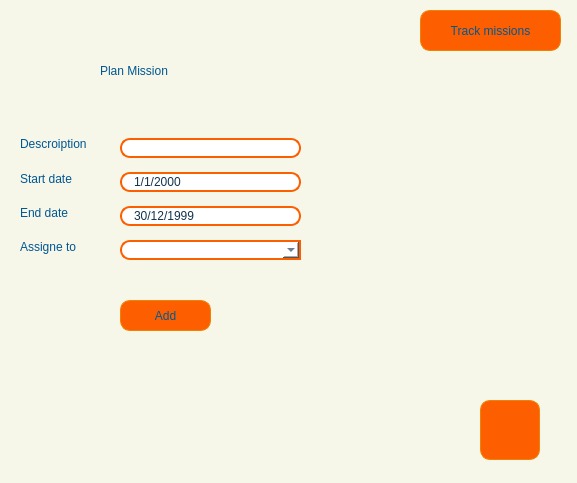
<?xml version="1.0" encoding="UTF-8"?>
<ui version="4.0">
 <class>MainWindow</class>
 <widget class="QMainWindow" name="MainWindow">
  <property name="geometry">
   <rect>
    <x>0</x>
    <y>0</y>
    <width>577</width>
    <height>483</height>
   </rect>
  </property>
  <property name="windowTitle">
   <string>MainWindow</string>
  </property>
  <property name="styleSheet">
   <string notr="true">background-color:rgb(246, 246, 233);</string>
  </property>
  <widget class="QWidget" name="centralwidget">
   <widget class="QPushButton" name="save">
    <property name="geometry">
     <rect>
      <x>120</x>
      <y>300</y>
      <width>91</width>
      <height>31</height>
     </rect>
    </property>
    <property name="styleSheet">
     <string notr="true">QPushButton { background-color: rgb(253, 95, 0);
                                       font: 900 11pt  Arial Black;
                                     color:rgb(0, 87, 146);
                                    border:  1px solid rgb(237, 131, 0);
                                    border-radius:10%;
                                    }
                                    QPushButton:hover {
                                        background-color:qlineargradient(spread:repeat, x1:0, y1:1, x2:1, y2:0, stop:0.28436 rgba(253, 95, 0, 255), stop:0.890995 rgba(255, 193, 35, 255));
                                        border:  1px solid gray;
                                        box-shadow: 5px 10px rgb(255, 175, 15);
                                   }
</string>
    </property>
    <property name="text">
     <string>Add</string>
    </property>
    <property name="icon">
     <iconset>
      <normaloff>../../.designer/backup/icons/icons8-add-30.png</normaloff>../../.designer/backup/icons/icons8-add-30.png</iconset>
    </property>
    <property name="iconSize">
     <size>
      <width>20</width>
      <height>20</height>
     </size>
    </property>
   </widget>
   <widget class="QWidget" name="verticalLayoutWidget_2">
    <property name="geometry">
     <rect>
      <x>120</x>
      <y>130</y>
      <width>181</width>
      <height>141</height>
     </rect>
    </property>
    <layout class="QVBoxLayout" name="verticalLayout_2">
     <item>
      <widget class="QLineEdit" name="lineEdit">
       <property name="styleSheet">
        <string notr="true">background-color: rgb(255, 255, 255);
border-radius:10%;
border: 2px solid  rgb(253, 95, 0);
padding-left:10px;
font: 700 9pt &quot;Segoe UI&quot;;
color: rgb(19, 51, 76);</string>
       </property>
      </widget>
     </item>
     <item>
      <widget class="QDateEdit" name="dateEdit">
       <property name="styleSheet">
        <string notr="true">    QDateEdit {
        background-color: rgb(255, 255, 255);
        border-radius: 10%;
        border: 2px solid rgb(253, 95, 0);
        padding-left: 10px;
        font: 700 9pt &quot;Segoe UI&quot;;
        color: rgb(19, 51, 76);
    }
QDateEdit::drop-down {
        width: 30px;
       /* background-color: #E0E0E0;
        border: 1px solid #CCCCCC;*/
        border-top-right-radius: 4px;
        border-bottom-right-radius: 4px;
        padding: 2px;
      
    }
</string>
       </property>
       <property name="wrapping">
        <bool>false</bool>
       </property>
       <property name="buttonSymbols">
        <enum>QAbstractSpinBox::NoButtons</enum>
       </property>
       <property name="accelerated">
        <bool>false</bool>
       </property>
       <property name="showGroupSeparator" stdset="0">
        <bool>false</bool>
       </property>
       <property name="maximumDateTime">
        <datetime>
         <hour>23</hour>
         <minute>59</minute>
         <second>59</second>
         <year>9999</year>
         <month>12</month>
         <day>8</day>
        </datetime>
       </property>
       <property name="maximumDate">
        <date>
         <year>9999</year>
         <month>12</month>
         <day>8</day>
        </date>
       </property>
       <property name="currentSection">
        <enum>QDateTimeEdit::DaySection</enum>
       </property>
       <property name="displayFormat">
        <string>d/M/yyyy</string>
       </property>
       <property name="calendarPopup">
        <bool>true</bool>
       </property>
      </widget>
     </item>
     <item>
      <widget class="QDateEdit" name="dateEdit_2">
       <property name="styleSheet">
        <string notr="true">    QDateEdit {
        background-color: rgb(255, 255, 255);
        border-radius: 10%;
        border: 2px solid rgb(253, 95, 0);
        padding-left: 10px;
        font: 700 9pt &quot;Segoe UI&quot;;
        color: rgb(19, 51, 76);
    }
QDateEdit::drop-down {
        width: 30px;
       /* background-color: #E0E0E0;
        border: 1px solid #CCCCCC;*/
        border-top-right-radius: 4px;
        border-bottom-right-radius: 4px;
        padding: 2px;
      
    }</string>
       </property>
       <property name="dateTime">
        <datetime>
         <hour>0</hour>
         <minute>0</minute>
         <second>0</second>
         <year>1999</year>
         <month>12</month>
         <day>30</day>
        </datetime>
       </property>
       <property name="displayFormat">
        <string>d/M/yyyy</string>
       </property>
       <property name="calendarPopup">
        <bool>true</bool>
       </property>
      </widget>
     </item>
     <item>
      <widget class="QComboBox" name="comboBox">
       <property name="styleSheet">
        <string notr="true">background-color: rgb(255, 255, 255);
border-top-left-radius:10%;
border-bottom-left-radius:10%;
border: 2px solid  rgb(253, 95, 0);
padding-right:10px;
font: 700 9pt &quot;Segoe UI&quot;;
color: rgb(19, 51, 76);
 padding-left: 10px;</string>
       </property>
       <property name="editable">
        <bool>false</bool>
       </property>
      </widget>
     </item>
    </layout>
   </widget>
   <widget class="QLabel" name="label_2">
    <property name="geometry">
     <rect>
      <x>100</x>
      <y>40</y>
      <width>251</width>
      <height>61</height>
     </rect>
    </property>
    <property name="styleSheet">
     <string notr="true">font: 900 35pt &quot;Tw Cen MT Condensed Extra Bold&quot;;
   color:rgb(0, 87, 146);</string>
    </property>
    <property name="text">
     <string>Plan Mission</string>
    </property>
    <property name="scaledContents">
     <bool>false</bool>
    </property>
    <property name="wordWrap">
     <bool>false</bool>
    </property>
   </widget>
   <widget class="QWidget" name="verticalLayoutWidget">
    <property name="geometry">
     <rect>
      <x>20</x>
      <y>130</y>
      <width>81</width>
      <height>131</height>
     </rect>
    </property>
    <layout class="QVBoxLayout" name="verticalLayout">
     <item>
      <widget class="QLabel" name="label">
       <property name="styleSheet">
        <string notr="true">   font: 700 8pt  Arial Black;
   color:rgb(0, 87, 146);</string>
       </property>
       <property name="text">
        <string>Descroiption</string>
       </property>
      </widget>
     </item>
     <item>
      <widget class="QLabel" name="label_3">
       <property name="styleSheet">
        <string notr="true">   font: 700 8pt  Arial Black;
  color:rgb(0, 87, 146);</string>
       </property>
       <property name="text">
        <string>Start date</string>
       </property>
      </widget>
     </item>
     <item>
      <widget class="QLabel" name="label_4">
       <property name="styleSheet">
        <string notr="true">   font: 700 8pt  Arial Black;
  color:rgb(0, 87, 146);</string>
       </property>
       <property name="text">
        <string>End date</string>
       </property>
      </widget>
     </item>
     <item>
      <widget class="QLabel" name="label_5">
       <property name="styleSheet">
        <string notr="true">   font: 700 8pt  Arial Black;
  color:rgb(0, 87, 146);</string>
       </property>
       <property name="text">
        <string>&lt;html&gt;&lt;head/&gt;&lt;body&gt;&lt;p&gt;Assigne to&lt;/p&gt;&lt;/body&gt;&lt;/html&gt;</string>
       </property>
      </widget>
     </item>
    </layout>
   </widget>
   <widget class="QLabel" name="label_6">
    <property name="geometry">
     <rect>
      <x>120</x>
      <y>270</y>
      <width>251</width>
      <height>15</height>
     </rect>
    </property>
    <property name="styleSheet">
     <string notr="true">color: rgb(255, 0, 0);
font: 900 7pt &quot;Segoe UI&quot;;</string>
    </property>
    <property name="text">
     <string/>
    </property>
   </widget>
   <widget class="QPushButton" name="pushButton_3">
    <property name="geometry">
     <rect>
      <x>480</x>
      <y>400</y>
      <width>60</width>
      <height>60</height>
     </rect>
    </property>
    <property name="styleSheet">
     <string notr="true">QPushButton { background-color: rgb(253, 95, 0);
                                       font: 900 11pt  Arial Black;
                                     color:rgb(0, 87, 146);
                                    border:  1px solid rgb(237, 131, 0);
                                    border-radius:10%;
                                    }
                                    QPushButton:hover {
                                        background-color:qlineargradient(spread:repeat, x1:0, y1:1, x2:1, y2:0, stop:0.28436 rgba(253, 95, 0, 255), stop:0.890995 rgba(255, 193, 35, 255));
                                        border:  1px solid gray;
                                        box-shadow: 5px 10px rgb(255, 175, 15);
                                   }</string>
    </property>
    <property name="text">
     <string/>
    </property>
    <property name="icon">
     <iconset>
      <normaloff>icons/icons8-logout-48.png</normaloff>icons/icons8-logout-48.png</iconset>
    </property>
    <property name="iconSize">
     <size>
      <width>50</width>
      <height>50</height>
     </size>
    </property>
   </widget>
   <widget class="QPushButton" name="pushButton_4">
    <property name="geometry">
     <rect>
      <x>420</x>
      <y>10</y>
      <width>141</width>
      <height>41</height>
     </rect>
    </property>
    <property name="styleSheet">
     <string notr="true">QPushButton { background-color: rgb(253, 95, 0);
                                       font: 900 11pt  Arial Black;
                                     color:rgb(0, 87, 146);
                                    border:  1px solid rgb(237, 131, 0);
                                    border-radius:10%;
                                    }
                                    QPushButton:hover {
                                        background-color:qlineargradient(spread:repeat, x1:0, y1:1, x2:1, y2:0, stop:0.28436 rgba(253, 95, 0, 255), stop:0.890995 rgba(255, 193, 35, 255));
                                        border:  1px solid gray;
                                        box-shadow: 5px 10px rgb(255, 175, 15);
                                   }</string>
    </property>
    <property name="text">
     <string>Track missions</string>
    </property>
    <property name="iconSize">
     <size>
      <width>50</width>
      <height>50</height>
     </size>
    </property>
   </widget>
  </widget>
 </widget>
 <resources/>
 <connections/>
</ui>
